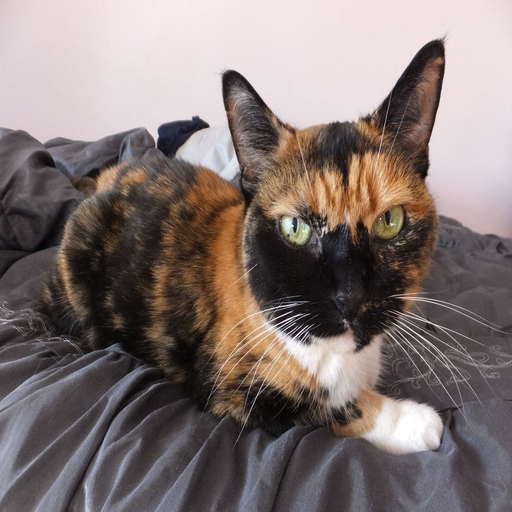
#> input picture Assignment 2/cat_18 (1).png, 512 x 512 px
$ python code.py
#> lines starting #> are read from the running program, lines starting #| are printed output that depends on the picture
import numpy as np
import matplotlib.pyplot as plt
from PIL import Image
SQUARE_IMAGE = "cat_18 (1).png"
RECTANGULAR_IMAGE = "cat_18.png"
EVD_K = [10, 50, 100]
SVD_K = [10, 50, 100]
RECT_K = [10, 50, 100]
def load_image(filename):
    image = Image.open(filename).convert("L")
    A = np.array(image,dtype=np.float64)
    return A
def show_image(A, title):
    display_image = np.real(A)
    display_image = np.clip(display_image,0,255)
    plt.figure(figsize=(7, 6))
    plt.imshow(display_image,cmap="gray",vmin=0,vmax=255)
    plt.title(title)
    plt.axis("off")
    plt.tight_layout()
    plt.show()
    plt.close()
def frobenius_error(A, Ak):
    return np.linalg.norm(A - Ak,ord="fro")
def find_conjugate_groups(eigenvalues,tolerance=1e-7):
    groups = []
    used = set()
    for i in range(len(eigenvalues)):
        if i in used:
            continue
        lam = eigenvalues[i]
        if abs(lam.imag) < tolerance:
            groups.append([i])
            used.add(i)
            continue
        conjugate = np.conjugate(lam)
        found = False
        for j in range(i + 1,len(eigenvalues)):
            if j in used:
                continue
            if np.isclose(eigenvalues[j],conjugate,atol=tolerance,rtol=tolerance):
                groups.append([i, j])
                used.add(i)
                used.add(j)
                found = True
                break
        if not found:
            groups.append([i])
            used.add(i)
    return groups
def group_score(group,eigenvalues):
    if len(group) == 2:
        lambda1 = eigenvalues[group[0]]
        lambda2 = eigenvalues[group[1]]
        product = (lambda1 * lambda2)
        return product.real
    lam = eigenvalues[group[0]]
    return lam.real ** 2
def sort_evd_groups(groups,eigenvalues):
    information = []
    for group in groups:
        score = group_score(group,eigenvalues)
        information.append((group,score))
    information.sort(key=lambda x: x[1],reverse=True)
    return information
def select_evd_components(sorted_groups,K):
    selected_indices = []
    actual_k = 0
    for group, score in sorted_groups:
        group_size = len(group)
        if (actual_k + group_size <= K):
            selected_indices.extend(group)
            actual_k += group_size
        else:
            break
    return (selected_indices,actual_k)
def reconstruct_evd(eigenvalues,Q,Q_inverse,selected_indices):
    n = len(eigenvalues)
    Lambda_k = np.zeros((n, n),dtype=np.complex128)
    for i in selected_indices:
        Lambda_k[i, i] = (eigenvalues[i])
    Ak = (Q @ Lambda_k @ Q_inverse)
    return Ak

def reconstruct_svd(U,S,Vt,K):
    Uk = U[:, :K]
    Sigma_k = np.diag(S[:K])
    Vtk = Vt[:K, :]
    Ak = (Uk @ Sigma_k @ Vtk)
    return Ak
def show_evd_reconstructions(original,reconstructions,k_values,actual_k_values):
    for i, Ak in enumerate(reconstructions):
        K = k_values[i]
        actual_K = actual_k_values[i]
        reconstructed_image = np.real(Ak)
        reconstructed_image = np.clip(reconstructed_image,0,255)
        error_image = np.abs(original - Ak)
        plt.figure(figsize=(15, 5))
        plt.subplot(1, 3, 1)
        plt.imshow(original,cmap="gray",vmin=0,vmax=255)
        plt.title(f"Original Image\nK = {K}")
        plt.axis("off")
        plt.subplot(1, 3, 2)
        plt.imshow(reconstructed_image,cmap="gray",vmin=0,vmax=255)
        plt.title(f"EVD Reconstruction\n"f"Requested K = {K}\n"f"Actual K = {actual_K}")
        plt.axis("off")
        plt.subplot(1, 3, 3)
        plt.imshow(error_image,cmap="gray")
        plt.title(f"Error Image |A - Ak|\n"f"K = {K}")
        plt.axis("off")
        plt.suptitle(f"EVD Image Reconstruction - K = {K}",fontsize=16)
        plt.tight_layout(rect=[0, 0, 1, 0.93])
        plt.show()
        plt.close()
        error = np.linalg.norm(original - Ak,ord="fro")
        print("\n")
        print(f"EVD RESULTS FOR K = {K}")
        print(f"Requested K: {K}")
        print(f"Actual K: {actual_K}")
        print(f"Frobenius Error ||A-Ak||F: {error:.6f}")
        print(f"Maximum imaginary value : "f"{np.max(np.abs(Ak.imag)):.10e}")
def show_svd_reconstructions(original,reconstructions,k_values,title):
    for i, Ak in enumerate(reconstructions):
        K = k_values[i]
        reconstructed_image = np.clip(Ak,0,255)
        error_image = np.abs(original - Ak)
        plt.figure(
            figsize=(15, 5)
        )
        plt.subplot(1, 3, 1)
        plt.imshow(original,cmap="gray",vmin=0,vmax=255)
        plt.title(f"Original Image\nK = {K}")
        plt.axis("off")
        plt.subplot(1, 3, 2)
        plt.imshow(
            reconstructed_image,
            cmap="gray",
            vmin=0,
            vmax=255
        )
        plt.title(            f"SVD Reconstruction\nK = {K}")
        plt.axis("off")
        plt.subplot(1, 3, 3)
        plt.imshow(
            error_image,
            cmap="gray",
            vmin=0,
            vmax=np.max(error_image)
        )
        plt.title(
            f"Error Image |A - Ak|\n"
            f"K = {K}"
        )
        plt.axis("off")
        plt.suptitle(
            f"{title} - K = {K}",
            fontsize=16
        )
        plt.tight_layout(
            rect=[0, 0, 1, 0.93]
        )
        plt.show()
        plt.close()
        error = np.linalg.norm(
            original - Ak,
            ord="fro"
        )
        print("\n")
        print(f"SVD RESULTS FOR K = {K}")
        print(  f"K  : {K}")
        print(f"Frobenius Error ||A-Ak||F: {error:.6f}")
def plot_error_graph(
    k_values,
    errors,
    title):
    plt.figure(figsize=(9, 6))
    plt.plot(
        k_values,
        errors,
        marker="o",
        markersize=4,
        linewidth=1.5
    )
    plt.xlabel("Number of Retained Components (K)")
    plt.ylabel("Frobenius Reconstruction Error")
    plt.title(title)
    plt.grid(True)
    plt.tight_layout()
    plt.show()
    plt.close()
print("\n")
print("SQUARE IMAGE - EVD")
A = load_image(SQUARE_IMAGE)
print("Square image shape:",A.shape)
#| Square image shape: (512, 512)
if A.shape[0] != A.shape[1]:
    raise ValueError("EVD requires a square image matrix.")
show_image(
    A,
    "Square Image - Original"
)
print("\nPerforming EVD...")
eigenvalues, Q = np.linalg.eig(A)
Q_inverse = np.linalg.inv(Q)
print("EVD completed.")
print("Total eigenvalues:",len(eigenvalues))
#| Total eigenvalues: 512
A_full = (Q @ np.diag(eigenvalues) @ Q_inverse)
full_evd_error = frobenius_error(
    A,
    A_full
)
#> full_evd_error = 1.9e-08
print("\n")
print("FULL EVD VERIFICATION")
print("Full EVD Frobenius Error:",full_evd_error)
#| Full EVD Frobenius Error: 1.8972312717008962e-08
print("Maximum imaginary value in full EVD:",np.max(np.abs(A_full.imag)))
#| Maximum imaginary value in full EVD: 1.608070614094121e-10
groups = find_conjugate_groups(eigenvalues)
#> after the loop in find_conjugate_groups, `for i in range(len(eigenvalues)):`: groups = 273 items, first 6: [0], [1], [2, 3], [4, 5], [6], [7]; used = 512 items
real_count = 0
complex_pair_count = 0
for group in groups:
    if len(group) == 1:
        real_count += 1
    elif len(group) == 2:
        complex_pair_count += 1
#> this loop made 273 passes
#> after the loop, complex_pair_count = 239; real_count = 34
print("\n")
print("EIGENVALUE INFORMATION")
print("Total eigenvalues:",len(eigenvalues))
#| Total eigenvalues: 512
print("Real eigenvalues:",real_count)
#| Real eigenvalues: 34
print("Complex conjugate pairs:",complex_pair_count)
#| Complex conjugate pairs: 239
sorted_groups = sort_evd_groups(groups,eigenvalues)
#> the loop in sort_evd_groups, `for group in groups:` made 273 passes
#> (group, score) on passes 1 to 3: ([0], 3.72e+09), ([1], 51487700.9), ([2, 3], 39067480.5)
#> after the loop in sort_evd_groups, `for group in groups:`: information = 273 items
#> sorted_groups = 273 items
print("\n")
print("COMPLEX CONJUGATE PAIRS")
pair_number = 1
for group, score in sorted_groups:
    if len(group) == 2:
        lambda1 = eigenvalues[group[0]]
        lambda2 = eigenvalues[group[1]]
        product = (lambda1 * lambda2)
        print(f"\nPair {pair_number}")
        print("λ1 =",lambda1)
        print("λ2 =",lambda2)
        print("λ1 × λ2 =",product)
        print("Pair score =",score)
        pair_number += 1
#> this loop made 273 passes
#> (group, score) on passes 1 to 8: ([0], 3.72e+09), ([1], 51487700.9), ([2, 3], 39067480.5), ([4, 5], 22276511.5), ([7], 9547287.8), ([6], 8840175.7), ([8, 9], 8190155.6), ([10], 2763716.8)
#> (printed output is left out)
#> after the loop, pair_number = 240
evd_reconstructions = []
evd_errors = []
evd_actual_k = []
print("\n")
print("EVD RECONSTRUCTION")
for K in EVD_K:
    selected_indices, actual_k = (
        select_evd_components(
            sorted_groups,
            K))
    Ak = reconstruct_evd(
        eigenvalues,
        Q,
        Q_inverse,
        selected_indices    )
    error = frobenius_error(A,Ak)
    evd_reconstructions.append(Ak)
    evd_errors.append(error)
    evd_actual_k.append(actual_k)
    print("\n")
    print("Actual K:",actual_k)
    print("Frobenius Error ||A - Ak||F:",error)
    print("Maximum imaginary value in Ak:",np.max(np.abs(Ak.imag)))
#> this loop made 3 passes
#> (actual_k, error) on passes 2 to 3: (50, 13570.9), (99, 10642.1)
#> after the loop, evd_actual_k = [10, 50, 99]; evd_errors = [15601.9, 13570.9, 10642.1]; evd_reconstructions = 3 items
show_evd_reconstructions(A,evd_reconstructions,EVD_K,evd_actual_k)
#> the loop in show_evd_reconstructions, `for i, Ak in enumerate(reconstructions):` made 3 passes
#> (K, actual_K, error) on passes 1 to 3: (10, 10, 15601.9), (50, 50, 13570.9), (100, 99, 10642.1)
plot_error_graph(
    evd_actual_k,
    evd_errors,
    "EVD Reconstruction Error vs K"
)
print("\n")
print("SQUARE IMAGE - SVD")
U, S, Vt = np.linalg.svd(A,full_matrices=False)
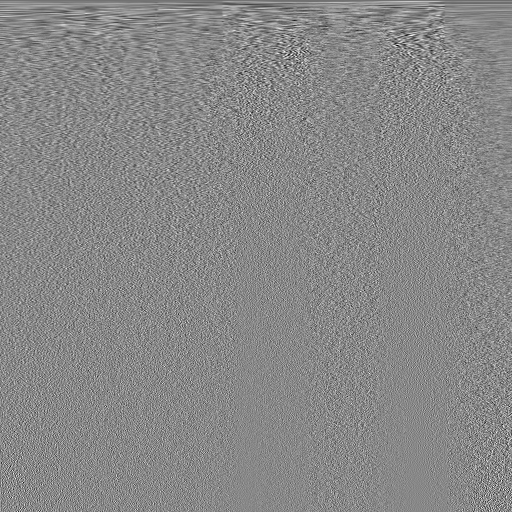
#> Vt: shape (512, 512) float64; min -0.268, max 0.233, mean -7.9e-05; drawn with min black and max white
#> S = 512 values, max 68591.5 at index 0, min 0.0304 at index 511, mean 501.4
print("Number of singular values:",len(S))
print("\n")
print("FIRST 10 SINGULAR VALUES - SQUARE IMAGE")
for i in range(min(10, len(S))):
    print(f"σ{i + 1} = {S[i]:.6f}")
#> this loop made 10 passes
svd_reconstructions = []
svd_errors = []
svd_display_k = []
print("\n")
print("SVD RECONSTRUCTION - SQUARE IMAGE")
for K in SVD_K:
    if K > len(S):
        print(f"K = {K} skipped.")
        continue
    Ak = reconstruct_svd(U,S,Vt,K)
    error = frobenius_error(A,Ak)
    svd_reconstructions.append(Ak)
    svd_errors.append(error)
    svd_display_k.append(K)
    print("\n")
    print("K:",K)
    print("Frobenius Error ||A - Ak||F:",error)
#> this loop made 3 passes
#> error on passes 1 to 3: 11219.5, 4974.4, 3000.7
#> after the loop, svd_display_k = [10, 50, 100]; svd_errors = [11219.5, 4974.4, 3000.7]; svd_reconstructions = 3 items
show_svd_reconstructions(
    A,
    svd_reconstructions,
    svd_display_k,
    "SVD Reconstruction and Error - Square Image"
)
#> the loop in show_svd_reconstructions, `for i, Ak in enumerate(reconstructions):` made 3 passes
#> (K, error) on passes 1 to 3: (10, 11219.5), (50, 4974.4), (100, 3000.7)
#> pass 1, in show_svd_reconstructions, `error_image = np.abs(original - Ak)`:
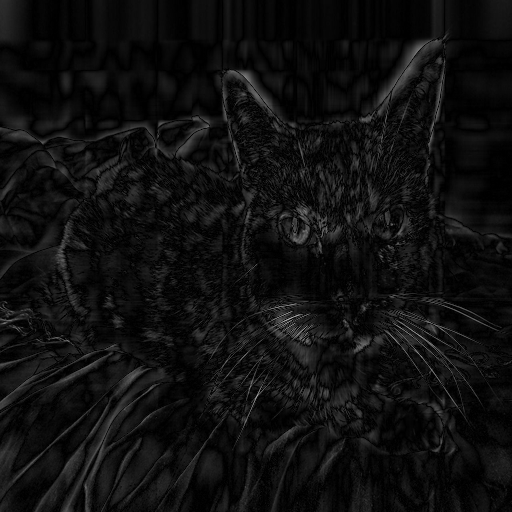
#> error_image: shape (512, 512) float64; min 0.000172, max 175, mean 15.8
svd_all_k = []
svd_all_errors = []
for K in range(1,len(S) + 1):
    Ak = reconstruct_svd(U,S,Vt,K)
    error = frobenius_error(A,Ak)
    svd_all_k.append(K)
    svd_all_errors.append(error)
#> this loop made 512 passes
#> error on passes 4 to 6: 16563.9, 14719.8, 13525.1
#> after the loop, svd_all_errors = 512 values, max 24314.4 at index 0, min 1.6e-10 at index 511, mean 1844.3; svd_all_k = 512 values from 1 to 512
plot_error_graph(svd_all_k,svd_all_errors,"SVD Reconstruction Error vs K - Square Image")
print("\n")
print("EVD VS SVD COMPARISON")
print(f"{'EVD Actual K':<18}"f"{'EVD Error':<20}"f"{'SVD Error':<20}")
for i in range(len(EVD_K)):
    print(f"{EVD_K[i]:<15}"f"{evd_actual_k[i]:<18}"f"{evd_errors[i]:<20.6f}"f"{svd_errors[i]:<20.6f}")
plt.figure(figsize=(9, 6))
plt.plot(evd_actual_k,evd_errors,marker="o",label="EVD")
plt.plot(svd_display_k,svd_errors,marker="s",label="SVD")
plt.xlabel("Number of Retained Components (K)")
plt.ylabel("Frobenius Reconstruction Error")
plt.title("EVD vs SVD Reconstruction Error")
plt.legend()
plt.grid(True)
plt.tight_layout()
plt.show()
plt.close()
print("\n")
print("RECTANGULAR IMAGE - SVD")
A_rect = load_image(RECTANGULAR_IMAGE)
#> call 2 of load_image, with filename = 'cat_18.png'
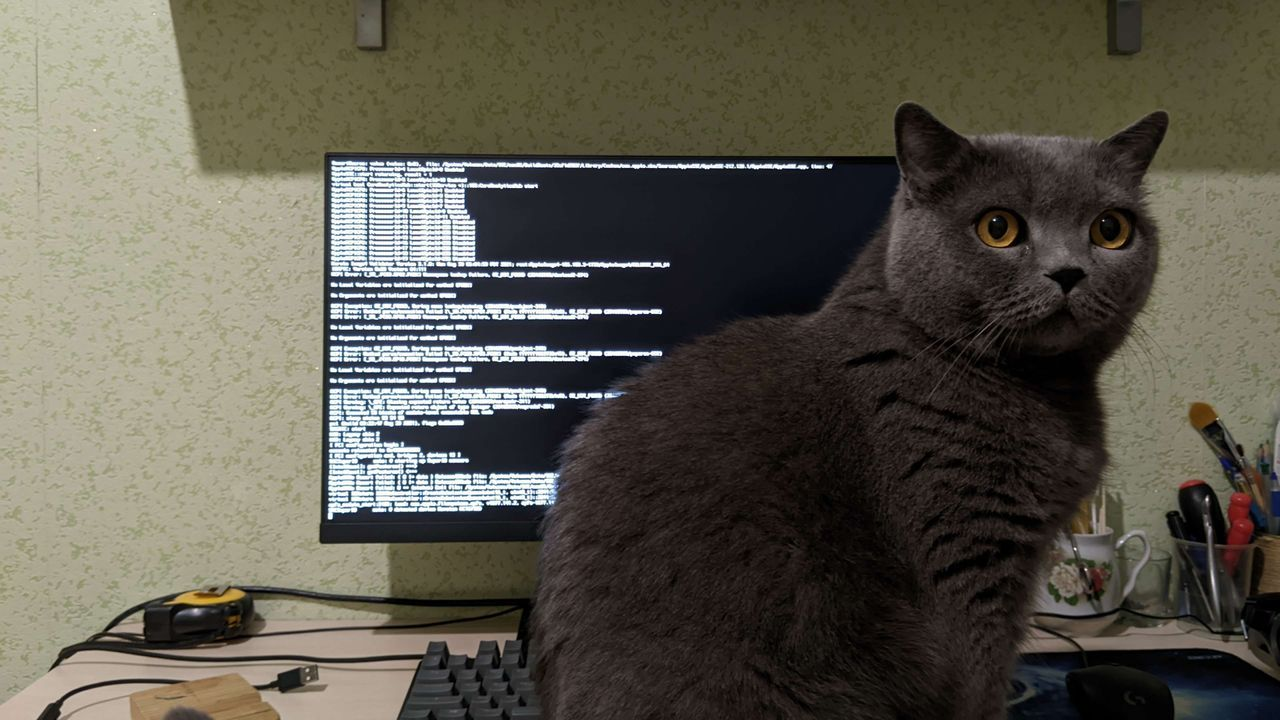
#> input picture Assignment 2/cat_18.png, 1280 x 720 px
print("Rectangular image shape:",A_rect.shape)
U_rect, S_rect, Vt_rect = np.linalg.svd(A_rect,full_matrices=False)
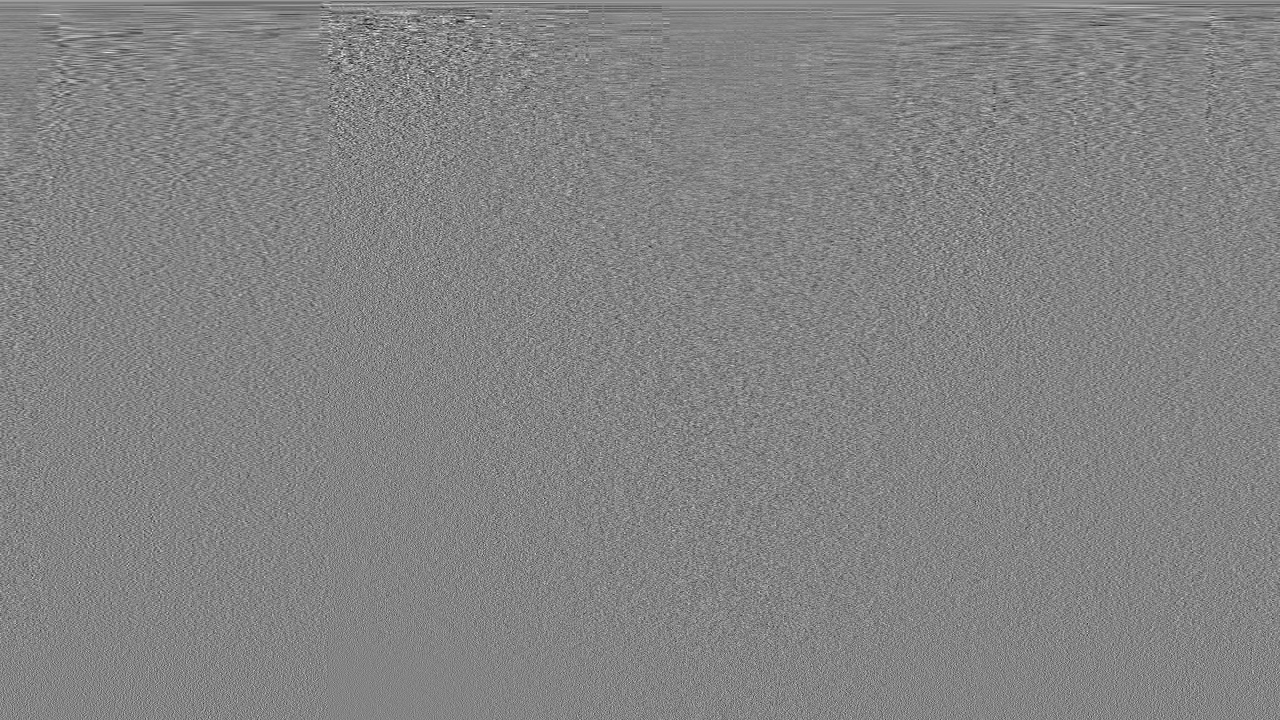
#> Vt_rect: shape (720, 1280) float64; min -0.204, max 0.19, mean 6.78e-05; drawn with min black and max white
#> S_rect = 720 values, max 97137.3 at index 0, min 4.56 at index 719, mean 577.8
max_rank = len(S_rect)
#> max_rank = 720
print("Maximum rank:",max_rank)
print("\n")
print("FIRST 10 SINGULAR VALUES - RECTANGULAR IMAGE")
for i in range(min(10, len(S_rect))):
    print(f"σ{i + 1} = {S_rect[i]:.6f}")
rect_reconstructions = []
rect_errors = []
rect_display_k = []
print("\n")
print("SVD RECONSTRUCTION - RECTANGULAR IMAGE")
for K in RECT_K:
    if K > max_rank:
        print(f"K = {K} skipped because "f"maximum rank is {max_rank}.")
        continue
    Ak = reconstruct_svd(U_rect,S_rect,Vt_rect,K)
    error = frobenius_error(A_rect,Ak)
    rect_reconstructions.append(Ak)
    rect_errors.append(error)
    rect_display_k.append(K)
    print("\n")
    print("K:",K)
    print("Frobenius Error ||A - Ak||F:",error)
#> this loop made 3 passes
#> error on passes 1 to 3: 17388.9, 8647.2, 5469.5
#> after the loop, rect_display_k = [10, 50, 100]; rect_errors = [17388.9, 8647.2, 5469.5]; rect_reconstructions = 3 items
show_svd_reconstructions(A_rect,rect_reconstructions,rect_display_k,"SVD Reconstruction and Error - Rectangular Image")
#> the loop in show_svd_reconstructions (call 2), `for i, Ak in enumerate(reconstructions):` made 3 passes
#> (K, error) on passes 1 to 3: (10, 17388.9), (50, 8647.2), (100, 5469.5)
#> pass 1, in show_svd_reconstructions (call 2), `error_image = np.abs(original - Ak)`:
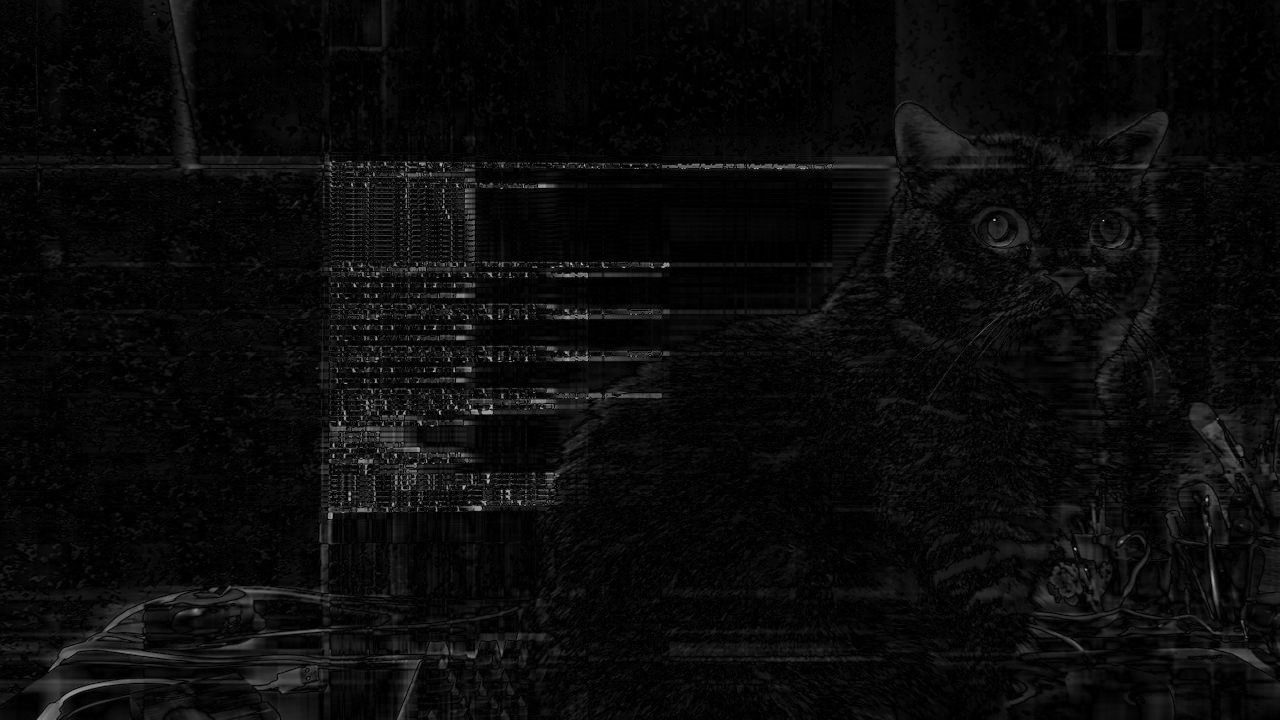
#> error_image: shape (720, 1280) float64; min 3.28e-05, max 194.8, mean 11.3
rect_all_k = []
rect_all_errors = []
for K in range(1,max_rank + 1):
    Ak = reconstruct_svd(U_rect,S_rect,Vt_rect,K)
    error = frobenius_error(A_rect,Ak)
    rect_all_k.append(K)
    rect_all_errors.append(error)
#> this loop made 720 passes
#> error on passes 4 to 6: 25131.6, 22693.4, 21247.8
#> pass 1, in reconstruct_svd (call 519), `Ak = (Uk @ Sigma_k @ Vtk)`:
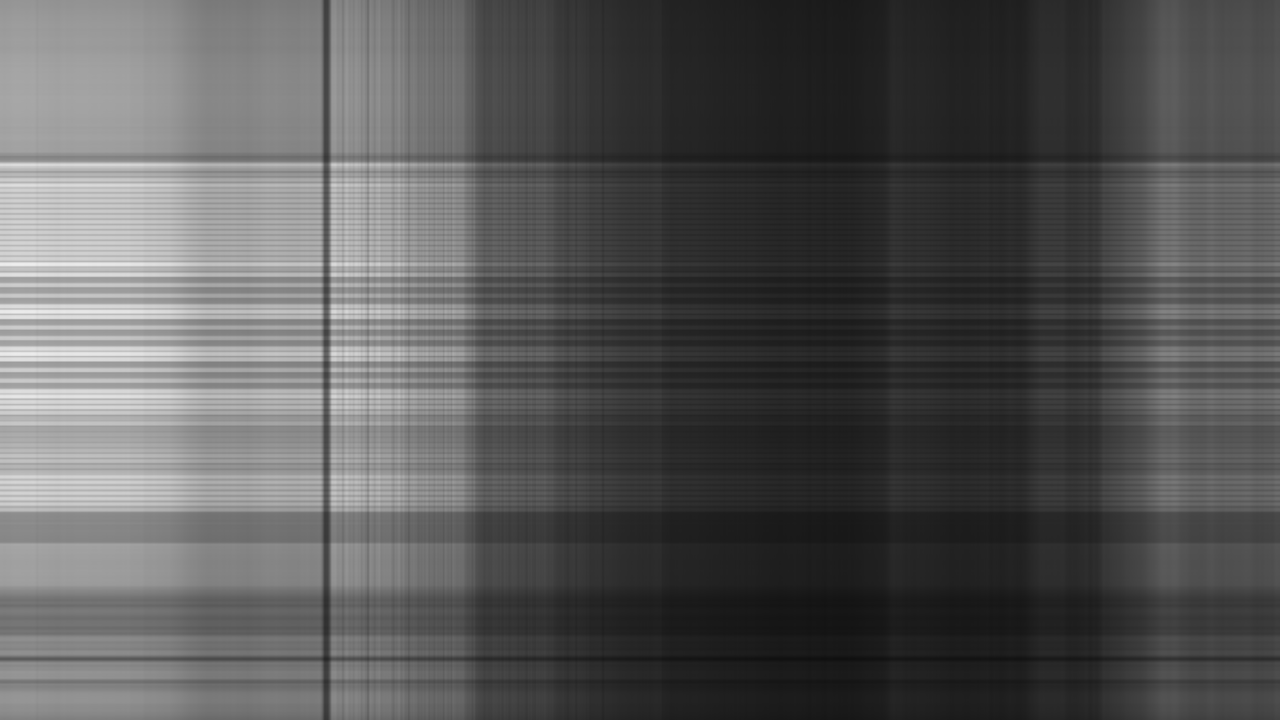
#> Ak: shape (720, 1280) float64; min 16.22, max 238.9, mean 87.1
#> after the loop, rect_all_errors = 720 values, max 36407 at index 0, min 2.17e-10 at index 719, mean 2618; rect_all_k = 720 values from 1 to 720
plot_error_graph(rect_all_k,rect_all_errors,"SVD Reconstruction Error vs K - Rectangular Image")
#> in plot_error_graph (call 3), `plt.show()`:
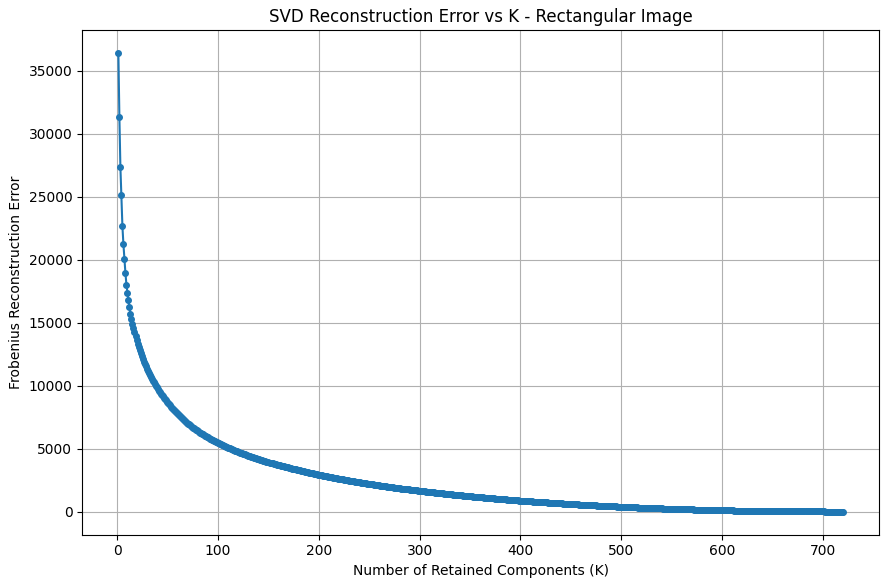
#> figure drawn by matplotlib, 1 panel; curve peaks at x = 1, y = 36407
